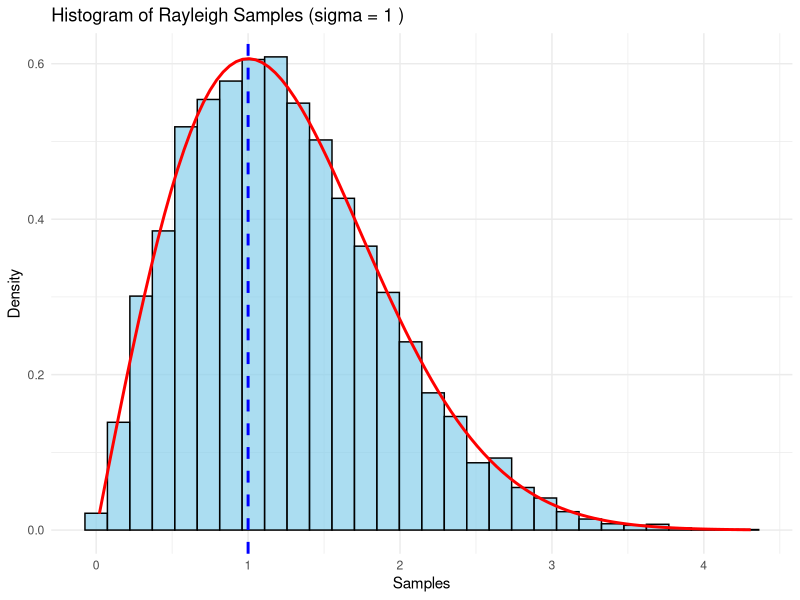
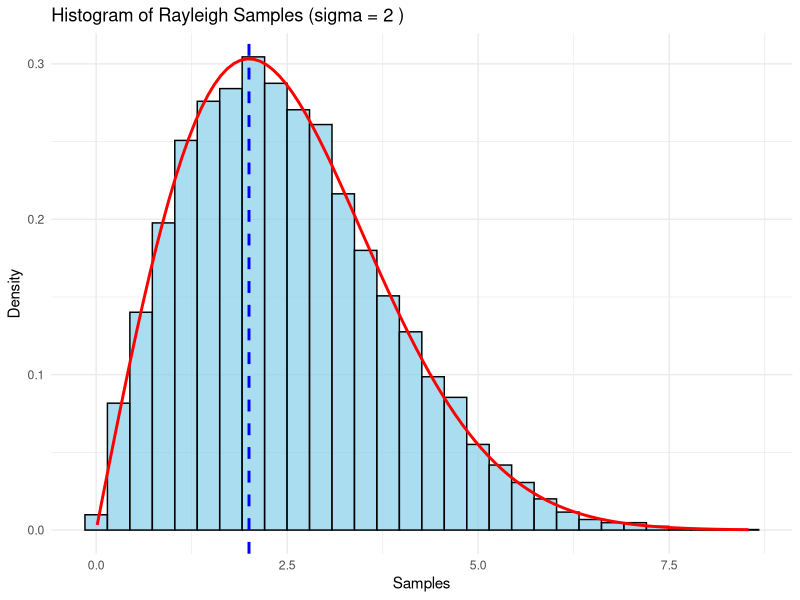
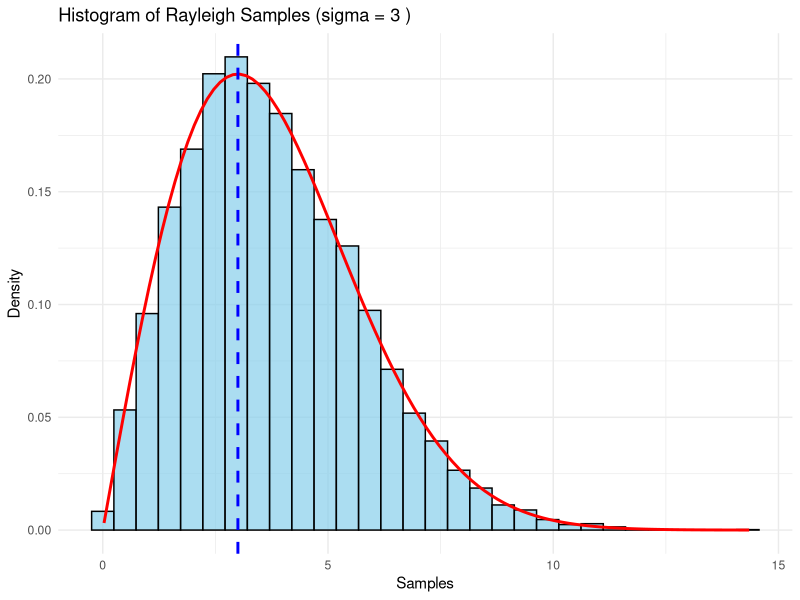
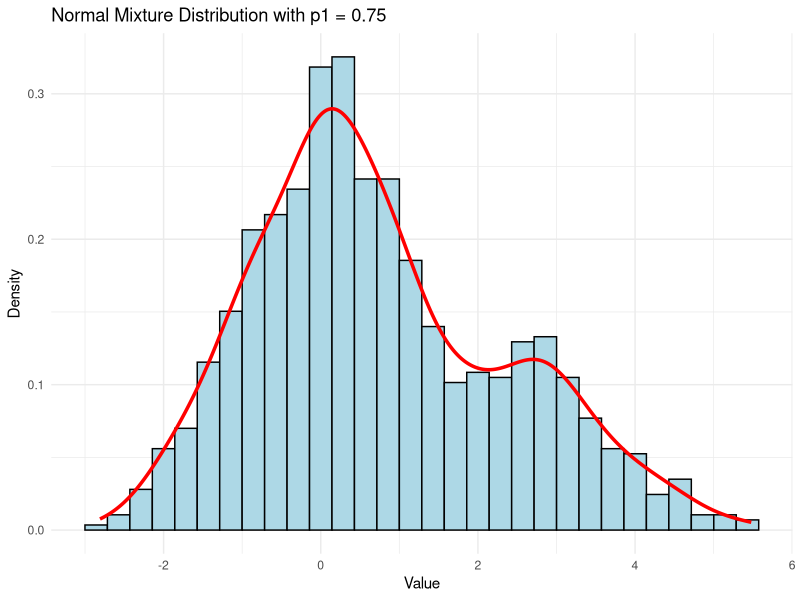
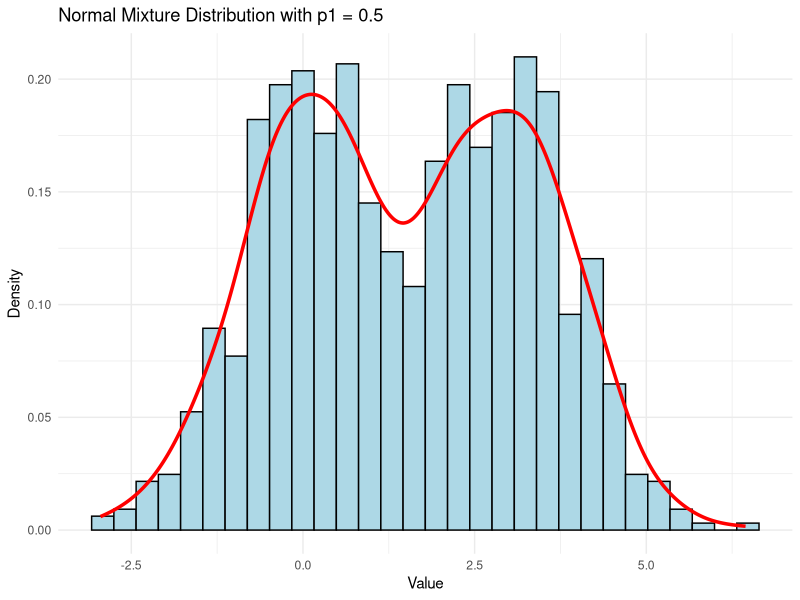
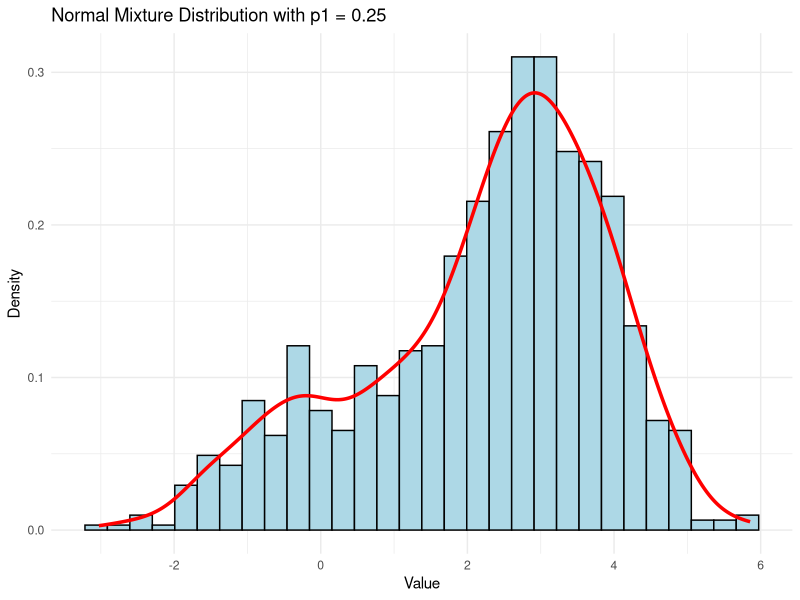
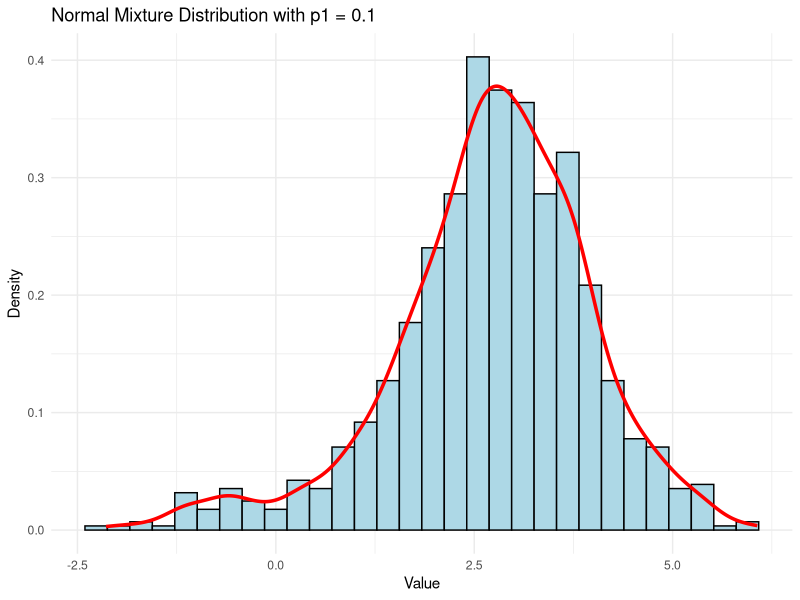
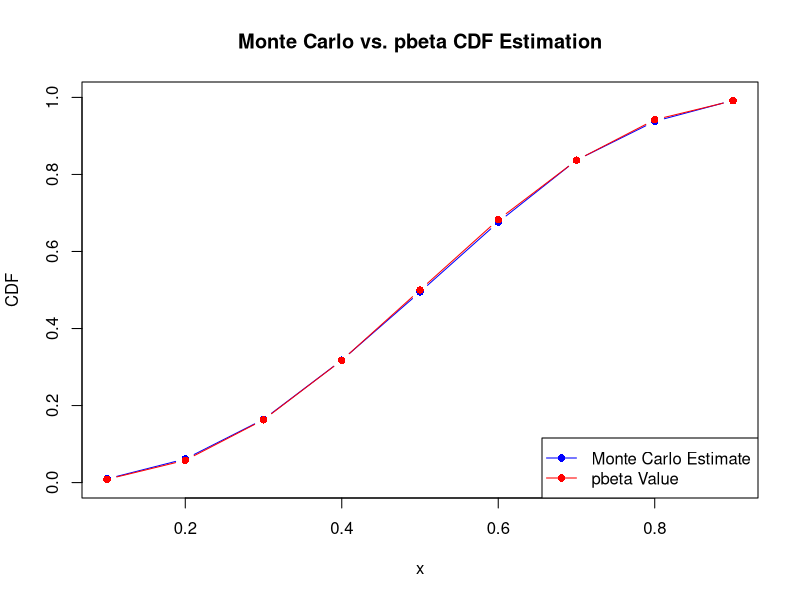

Write the R code that produced these figures, in order.
## ---- chunk 1
library(ggplot2)

# 自定义函数：生成雷利分布的随机样本
# n: 样本量
# sigma: 分布的参数 σ（理论众数）
generate_rayleigh <- function(n, sigma) {
  # 使用逆变换法生成雷利分布的随机样本
  # U 是 (0, 1) 上的均匀分布
  U <- runif(n)
  # 使用雷利分布的逆CDF公式生成样本
  rayleigh_samples <- sigma * sqrt(-2 * log(1 - U))
  
  return(rayleigh_samples)
}

# 自定义函数：绘制直方图并检查众数
plot_rayleigh_histogram <- function(samples, sigma) {
  # 将生成的样本转换为数据框，以便使用 ggplot 绘图
  data <- data.frame(samples = samples)
  
  # 绘制直方图
  p <- ggplot(data, aes(x = samples)) +
    geom_histogram(aes(y = after_stat(density)), bins = 30, color = "black", fill = "skyblue", alpha = 0.7) +
    # 添加理论雷利分布的密度曲线
    stat_function(fun = function(x) x / sigma^2 * exp(-x^2 / (2 * sigma^2)), color = "red", linewidth = 1) +
    # 添加理论众数 σ 的垂直线
    geom_vline(xintercept = sigma, color = "blue", linetype = "dashed", linewidth = 1) +
    labs(title = paste("Histogram of Rayleigh Samples (sigma =", sigma, ")"),
         x = "Samples", y = "Density") +
    theme_minimal()
  
  print(p)
}

# 设置样本量和 sigma 的不同值
n <- 10000  # 样本量
sigma_values <- c(1, 2, 3)  # 不同的 σ 值

# 对每个 σ 值生成样本并绘制直方图
for (sigma in sigma_values) {
  samples <- generate_rayleigh(n, sigma)  # 生成样本
  plot_rayleigh_histogram(samples, sigma)  # 绘制直方图并检查众数
}

## ---- chunk 2
# 设置随机种子，以便结果可重复
set.seed(123)

# 混合分布的参数
n <- 1000        # 样本大小
p1 <- 0.75       # N(0, 1) 的混合概率
p2 <- 1 - p1     # N(3, 1) 的混合概率

# 生成混合正态分布的随机样本
# 先生成一个大小为n的样本，确定每个样本是来自哪一个分布
# rbinom(n, 1, p1) 返回一个0和1的向量，1代表来自N(0,1)，0代表来自N(3,1)
mix_sample <- rbinom(n, 1, p1)

# 根据 mix_sample 的值生成最终的样本
# 如果是1，则从N(0, 1)生成值；如果是0，则从N(3, 1)生成值
sample <- ifelse(mix_sample == 1, rnorm(n, 0, 1), rnorm(n, 3, 1))

# 创建数据框，方便使用 ggplot
df <- data.frame(sample = sample)

# 绘制直方图，叠加核密度估计曲线
ggplot(df, aes(x = sample)) +
  geom_histogram(aes(y = after_stat(density)), bins = 30, color = "black", fill = "lightblue") +  # 直方图
  geom_density(color = "red", linewidth = 1.2) +  # 核密度曲线
  ggtitle("Normal Mixture Distribution with p1 = 0.75") +  # 图标题
  xlab("Value") +  # X轴标签
  ylab("Density") +  # Y轴标签
  theme_minimal()  # 简洁的主题

# 为不同的 p1 值绘制分布，观察双峰现象
# p1 值可以设置为 0.5、0.25、0.1 等
p_values <- c(0.5, 0.25, 0.1)

for (p1 in p_values) {
  p2 <- 1 - p1
  mix_sample <- rbinom(n, 1, p1)
  sample <- ifelse(mix_sample == 1, rnorm(n, 0, 1), rnorm(n, 3, 1))
  
  df <- data.frame(sample = sample)
  
  # 绘制每个p1值的直方图和密度曲线
  p <- ggplot(df, aes(x = sample)) +
    geom_histogram(aes(y = after_stat(density)), bins = 30, color = "black", fill = "lightblue") +
    geom_density(color = "red", linewidth = 1.2) +
    ggtitle(paste("Normal Mixture Distribution with p1 =", p1)) +
    xlab("Value") +
    ylab("Density") +
    theme_minimal()
  # 打印绘图
  print(p)
}
## ---- chunk 3
# 设置随机种子以确保可重复性
set.seed(123)

# 泊松-伽马过程参数
lambda <- 2  # 泊松过程参数 λ
t <- 10      # 时间 t
alpha <- 2   # 伽马分布形状参数
beta <- 1    # 伽马分布尺度参数

# 模拟复合泊松过程
simulate_compound_poisson_gamma <- function(lambda, t, alpha, beta) {
  # 生成泊松过程N(t)
  N_t <- rpois(1, lambda * t)
  
  # 如果N(t) > 0，生成N(t)个伽马随机变量Y_i
  if (N_t > 0) {
    Y <- rgamma(N_t, shape = alpha, scale = beta)
    X_t <- sum(Y)  # 复合泊松过程 X(t)
  } else {
    X_t <- 0
  }
  
  return(X_t)
}

# 模拟多个复合泊松过程并估计均值和方差
n_simulations <- 10000  # 模拟次数
X_t_samples <- replicate(n_simulations, simulate_compound_poisson_gamma(lambda, t, alpha, beta))

# 估计的均值和方差
estimated_mean <- mean(X_t_samples)
estimated_variance <- var(X_t_samples)

# 理论值计算
theoretical_mean <- lambda * t * alpha * beta
theoretical_variance <- lambda * t * (alpha * beta^2 + alpha^2 * beta^2)

# 输出结果
cat("估计均值: ", estimated_mean, "\n")
cat("理论均值: ", theoretical_mean, "\n")
cat("估计方差: ", estimated_variance, "\n")
cat("理论方差: ", theoretical_variance, "\n")

#更换不同的多组参数值，比较模拟结果与理论值
lambda <- 3  # 泊松过程参数 λ
t <- 10      # 时间 t
alpha <- 3   # 伽马分布形状参数
beta <- 2    # 伽马分布尺度参数
X_t_samples <- replicate(n_simulations, simulate_compound_poisson_gamma(lambda, t, alpha, beta))
estimated_mean <- mean(X_t_samples)
estimated_variance <- var(X_t_samples)
theoretical_mean <- lambda * t * alpha * beta
theoretical_variance <- lambda * t * (alpha * beta^2 + alpha^2 * beta^2)
cat("估计均值: ", estimated_mean, "\n")
cat("理论均值: ", theoretical_mean, "\n")
cat("估计方差: ", estimated_variance, "\n")
cat("理论方差: ", theoretical_variance, "\n")

lambda <- 4  # 泊松过程参数 λ
t <- 10      # 时间 t
alpha <- 4   # 伽马分布形状参数
beta <- 3    # 伽马分布尺度参数
X_t_samples <- replicate(n_simulations, simulate_compound_poisson_gamma(lambda, t, alpha, beta))
estimated_mean <- mean(X_t_samples)
estimated_variance <- var(X_t_samples)
theoretical_mean <- lambda * t * alpha * beta
theoretical_variance <- lambda * t * (alpha * beta^2 + alpha^2 * beta^2)
cat("估计均值: ", estimated_mean, "\n")
cat("理论均值: ", theoretical_mean, "\n")
cat("估计方差: ", estimated_variance, "\n")
cat("理论方差: ", theoretical_variance, "\n")
## ---- chunk 4
# 设置随机种子，确保结果可重复
set.seed(123)

# 定义函数 MonteCarloBeta，用于计算 Beta(3,3) 分布的 CDF 的蒙特卡洛估计
MonteCarloBeta <- function(x, n_sim = 10000) {
  # 从 Beta(3,3) 分布中生成 n_sim 个随机样本
  beta_samples <- rbeta(n_sim, shape1 = 3, shape2 = 3)
  
  # 计算 F(x) 的蒙特卡洛估计，即随机样本中小于等于 x 的比例
  F_x_hat <- mean(beta_samples <= x)
  
  return(F_x_hat)
}

# 要计算的 x 值
x_values <- seq(0.1, 0.9, by = 0.1)

# 初始化一个空的数据框来存储结果
results <- data.frame(x = x_values, MonteCarlo = NA, pbeta = NA, Difference = NA)

# 进行 Monte Carlo 估计和使用 pbeta 函数的比较
for (i in 1:length(x_values)) {
  # 计算 Monte Carlo 估计
  results$MonteCarlo[i] <- MonteCarloBeta(x_values[i])
  
  # 使用 pbeta 函数计算 Beta(3,3) 的精确 CDF 值
  results$pbeta[i] <- pbeta(x_values[i], shape1 = 3, shape2 = 3)
  
  # 计算 Monte Carlo 估计与 pbeta 值的差异
  results$Difference[i] <- abs(results$MonteCarlo[i] - results$pbeta[i])
}

# 打印结果
print(results)

# 画图比较 Monte Carlo 估计和 pbeta 函数的值
plot(x_values, results$MonteCarlo, type = "b", col = "blue", pch = 16, ylim = c(0, 1),
     xlab = "x", ylab = "CDF", main = "Monte Carlo vs. pbeta CDF Estimation")
lines(x_values, results$pbeta, type = "b", col = "red", pch = 16)
legend("bottomright", legend = c("Monte Carlo Estimate", "pbeta Value"), col = c("blue", "red"), lty = 1, pch = 16)
## ---- chunk 5
# 设置随机种子以确保可重复性
set.seed(123)

# Rayleigh分布的随机变量生成函数
# 生成Rayleigh(σ)分布的样本
rayleigh_sample <- function(n, sigma = 1) {
  # 标准正态分布样本
  z <- rnorm(n, mean = 0, sd = sigma)
  
  # Rayleigh分布样本（z^2 开方）
  x <- sqrt(z^2)
  
  return(x)
}

# 生成使用对偶变量的Rayleigh样本
# 使用对偶变量生成样本并计算平均值
rayleigh_antithetic <- function(n, sigma = 1) {
  # 生成均匀分布样本
  u <- runif(n)
  
  # 使用对偶变量：生成 u 和 1-u
  x1 <- sqrt(-2 * sigma^2 * log(u))
  x2 <- sqrt(-2 * sigma^2 * log(1 - u))
  
  # 对偶变量的均值
  avg_antithetic <- (x1 + x2) / 2
  
  return(avg_antithetic)
}

# 生成独立Rayleigh样本并计算均值
rayleigh_independent <- function(n, sigma = 1) {
  x1 <- sqrt(-2 * sigma^2 * log(runif(n)))
  x2 <- sqrt(-2 * sigma^2 * log(runif(n)))
  
  # 独立样本的均值
  avg_independent <- (x1 + x2) / 2
  
  return(avg_independent)
}

# 样本数量
n <- 10000
sigma <- 1

# 计算使用对偶变量的样本均值
antithetic_samples <- rayleigh_antithetic(n, sigma)
# 计算独立样本的均值
independent_samples <- rayleigh_independent(n, sigma)

# 计算方差
var_antithetic <- var(antithetic_samples)
var_independent <- var(independent_samples)

# 计算方差减少的百分比
percent_reduction <- 100 * (var_independent - var_antithetic) / var_independent

# 输出结果
cat("使用对偶变量的样本方差:", var_antithetic, "\n")
cat("独立样本的方差:", var_independent, "\n")
cat("方差减少百分比:", percent_reduction, "%\n")
## ---- chunk 6
# 设置随机种子以确保可重复性
set.seed(123)

# 定义目标函数 g(x)
g <- function(x) {
  (x^2 / sqrt(2 * pi)) * exp(-x^2 / 2)
}

# 定义重要性函数 f1(x): 正态分布 N(2, 1)
f1_density <- function(x) {
  ifelse(x > 1, dnorm(x, mean = 2, sd = 1), 0)
}

# 定义重要性函数 f2(x): 指数分布 Exp(1)
f2_density <- function(x) {
  ifelse(x > 1, dexp(x - 1, rate = 1), 0)
}

# 采样自 f1(x)
f1_sample <- function(n) {
  x <- rnorm(n, mean = 2, sd = 1)
  x[x > 1] # 只保留 x > 1 的部分
}

# 采样自 f2(x)
f2_sample <- function(n) {
  x <- rexp(n, rate = 1) + 1 # 将指数偏移以从 x = 1 开始
  return(x)
}

# 使用重要性采样估计积分
importance_sampling <- function(n, sample_func, f_density) {
  x <- sample_func(n)
  weights <- g(x) / f_density(x)
  estimate <- mean(weights)
  return(list(estimate = estimate, variance = var(weights)))
}

# 样本数量
n <- 10000

# 估计使用 f1 作为重要性函数
result_f1 <- importance_sampling(n, f1_sample, f1_density)
cat("使用 f1 (N(2, 1)) 的估计值:", result_f1$estimate, "\n")
cat("使用 f1 的方差:", result_f1$variance, "\n")

# 估计使用 f2 作为重要性函数
result_f2 <- importance_sampling(n, f2_sample, f2_density)
cat("使用 f2 (Exp(1)) 的估计值:", result_f2$estimate, "\n")
cat("使用 f2 的方差:", result_f2$variance, "\n")

# 方差比较
variance_reduction <- 100 * (result_f1$variance - result_f2$variance) / result_f1$variance
cat("方差减少百分比:", variance_reduction, "%\n")
## ---- chunk 7
# 加载所需的库
library(ggplot2)

# 定义快速排序的函数
quick_sort <- function(x) {
  if (length(x) <= 1) {
    return(x)
  } else {
    pivot <- x[1]
    less <- x[x < pivot]
    equal <- x[x == pivot]
    greater <- x[x > pivot]
    return(c(quick_sort(less), equal, quick_sort(greater)))
  }
}

# Monte Carlo实验
set.seed(123)  # 设置随机种子，确保结果可重复

# 定义不同的n值
n_values <- c(10^4, 2 * 10^4, 4 * 10^4, 6 * 10^4, 8 * 10^4)

# 模拟次数
n_simulations <- 100

# 创建一个空的数据框来存储结果
results <- data.frame(n = integer(), avg_time = numeric())

# 进行Monte Carlo模拟
for (n in n_values) {
  times <- numeric(n_simulations)
  
  # 对每个n进行100次模拟
  for (i in 1:n_simulations) {
    # 生成1到n的随机排列
    random_numbers <- sample(1:n)
    
    # 计算排序的时间
    start_time <- Sys.time()
    quick_sort(random_numbers)  # 应用快速排序
    end_time <- Sys.time()
    
    # 记录排序时间
    times[i] <- as.numeric(difftime(end_time, start_time, units = "secs"))
  }
  
  # 计算平均时间
  avg_time <- mean(times)
  
  cat("平均100次模拟的计算时间:", avg_time, "\n", "此时的n:", n, "\n")
  
  # 保存结果
  results <- rbind(results, data.frame(n = n, avg_time = avg_time))
}

# 计算 t_n = n * log(n)
results$t_n <- results$n * log(results$n)

# 回归分析：对 a_n 回归 t_n
fit <- lm(avg_time ~ t_n, data = results)

# 打印回归结果
summary(fit)

# 图形化展示结果，绘制散点图和回归线
ggplot(results, aes(x = t_n, y = avg_time)) +
  geom_point(color = "blue") +
  geom_smooth(method = "lm", color = "red", se = FALSE) +
  labs(title = "Computation Time vs n log(n)",
       x = "n log(n)",
       y = "Average Computation Time (seconds)") +
  theme_minimal()
